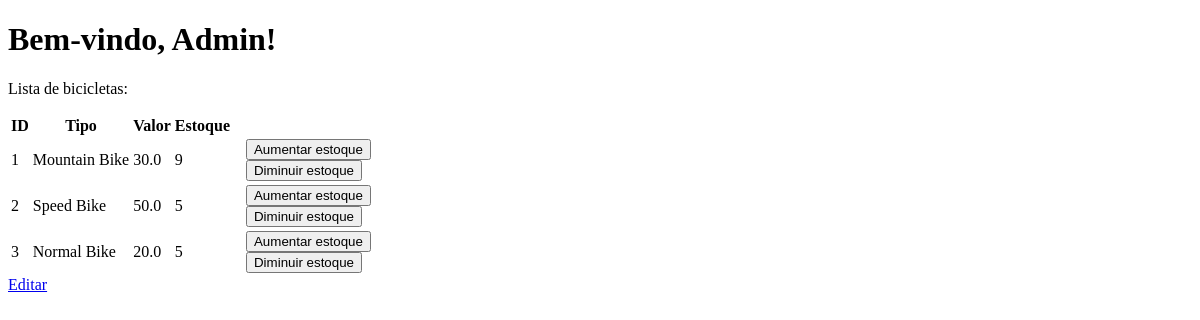
/admin, run on an earlier commit of the app's database.
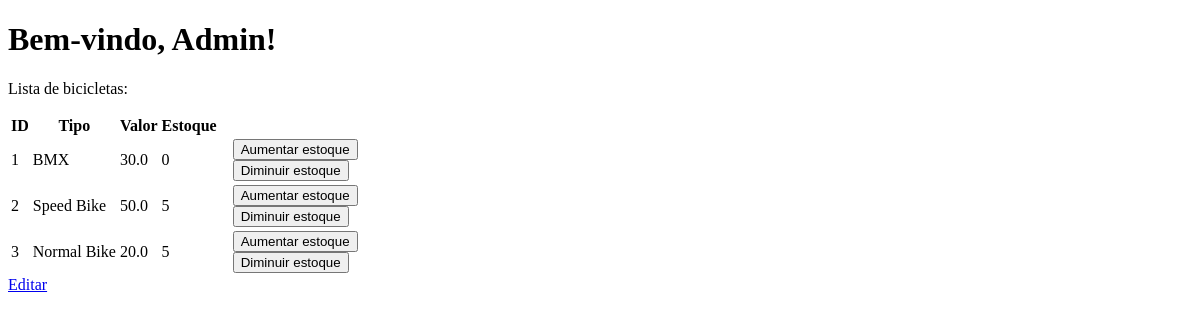
And on a later commit of the database.
### tables this page shows
CREATE TABLE bicicletas
             (id INTEGER PRIMARY KEY,
             tipo TEXT NOT NULL,
             valor REAL NOT NULL,
             estoque INTEGER NOT NULL);

### projeto_conclus-o_python/projeto_conclusao_shift-python-main/app.py (the view, shortened to what this page needs)
@app.route('/admin', methods=['GET', 'POST'])
def admin():
    conn = sqlite3.connect('Bikes.db')
    c = conn.cursor()
    c.execute("SELECT * FROM bicicletas")
    bikes = c.fetchall()
    conn.close()
    return render_template('admin.html', bikes=bikes)
    return render_template('admin.html', bikes=bikes)

### projeto_conclus-o_python/projeto_conclusao_shift-python-main/templates/admin.html (shortened to what this page needs)
<!DOCTYPE html>
<html lang="en">
<head>
</head>
<body>
    {% block content %}
    <h1>Bem-vindo, Admin!</h1>
    <p>Lista de bicicletas:</p>
    <table>
        <thead>
            <tr>
                <th>ID</th>
                <th>Tipo</th>
                <th>Valor</th>
                <th>Estoque</th>
            </tr>
        </thead>
        <tbody>
            {% for bike in bikes %}
            <tr>
                <td>{{ bike[0] }}</td>
                <td>{{ bike[1] }}</td>
                <td>{{ bike[2] }}</td>
                <td>{{ bike[3] }}</td>
                <td>{{ bike[4] }}</td>
                <td>{{ bike[5] }}</td>
                <td>{{ bike[6] }}</td>
                <td>
                    <form method="post" action="{{ url_for('aumentar_estoque', bike_id=bike[0]) }}">
                        <button type="submit">Aumentar estoque</button>
                    </form>
                    <form method="post" action="{{ url_for('diminuir_estoque', bike_id=bike[0]) }}">
                        <button type="submit">Diminuir estoque</button>
                    </form>
                </td>
            </tr>
            {% endfor %}
        </tbody>
    </table>
    {% endblock %}
<a href="{{ url_for('edicao') }}" class="btn btn-primary">Editar</a>
</body>
</html>

What changed in the data, as far as the page shows it:
changed bicicletas id 1: tipo "Mountain Bike" → "BMX"; estoque "9" → "0"
